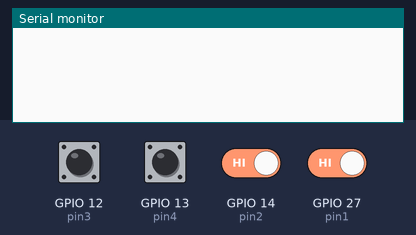
Recording of a sketch running on a simulated ESP32. Parts: the last lines printed to the serial monitor. The test bench sets the inputs (shaded band); at power-on: GPIO 12 (pin3), GPIO 13 (pin4), GPIO 14 (pin2), GPIO 27 (pin1) HIGH. USB keyboard and mouse output is not drawn.

Above: at 1.2 s.
1.3 s: GPIO 12 (pin3) pulled LOW for 0.15 s
At 2.6 s:
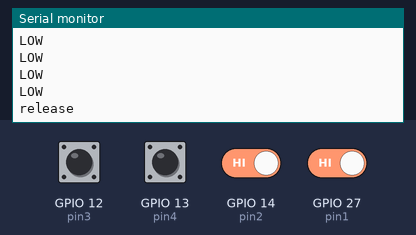
2.9 s: GPIO 12 (pin3) driven LOW and GPIO 13 (pin4) driven LOW and GPIO 14 (pin2) driven LOW and GPIO 27 (pin1) driven LOW
At 3.5 s:
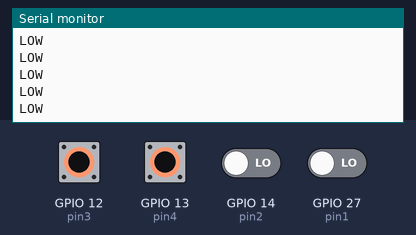

Measured:
- after the input at 1.3 s, the serial monitor: prints a new line at once (image 1)

The sketch:

mat2.ino
```cpp
#include<BleKeyboard.h>

#define pin1 27
#define pin2 14
#define pin3 12
#define pin4 13
#define num 4

BleKeyboard bkey("esp keyboard");

typedef struct Matfunc{
	int timer;
	int state = HIGH;
	int pin;
	char s;
}matfunc;

matfunc mat[num];

void setup() {
	Serial.begin(115200);
	pinMode(pin1, INPUT_PULLUP);
	pinMode(pin2, INPUT_PULLUP);
	pinMode(pin3, INPUT_PULLUP);
	pinMode(pin4, INPUT_PULLUP);

	for(int i=0; i<num; ++i){
		mat[i].timer = millis();
	}
	mat[0].pin = pin1;
	mat[1].pin = pin2;
	mat[2].pin = pin3;
	mat[3].pin = pin4;
	mat[0].s = 's';
	mat[1].s = 'f';
	mat[2].s = 'j';
	mat[3].s = 'l';

	bkey.begin();
}

void loop() {
	for(int i=0; i<num; ++i){
		if(digitalRead(mat[i].pin) == LOW){
			Serial.println("LOW");
			if(mat[i].state == HIGH){
				if(millis() - mat[i].timer > 100){
					mat[i].timer = millis();
					mat[i].state = LOW;
					if(bkey.isConnected()){
						Serial.println("press");
						bkey.press(mat[i].s);
						//bkey.print("a");
						//bkey.write(0x04);
						delay(10);
					}
				}
			}
		}
		else{
			if(mat[i].state == LOW){
				if(millis() - mat[i].timer > 100){
					mat[i].state = HIGH;
					Serial.println("release");
					bkey.release(mat[i].s);
				}
			}
		}
	}
}
```
